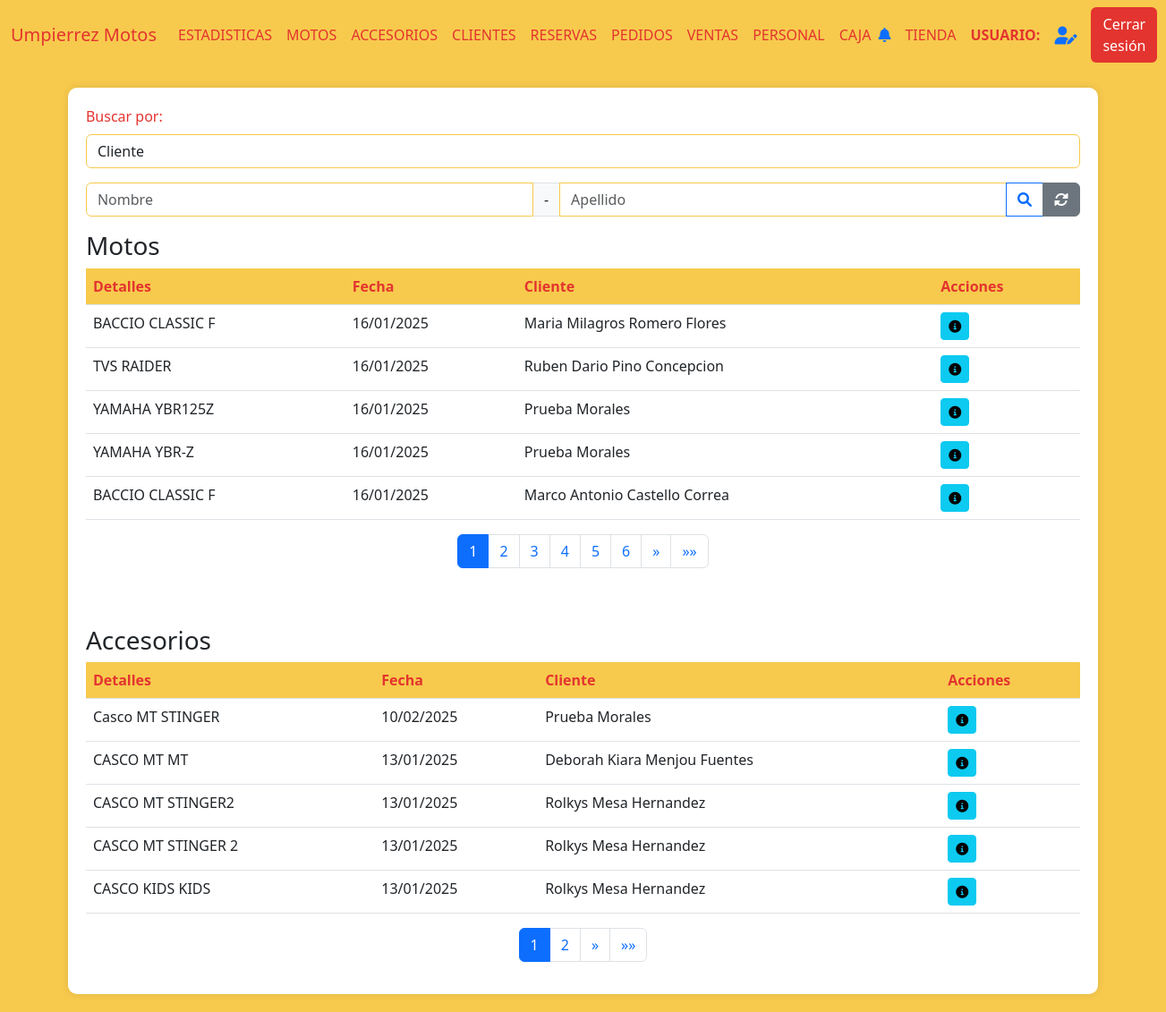
Page /ventas (signed in) on the earlier database version.
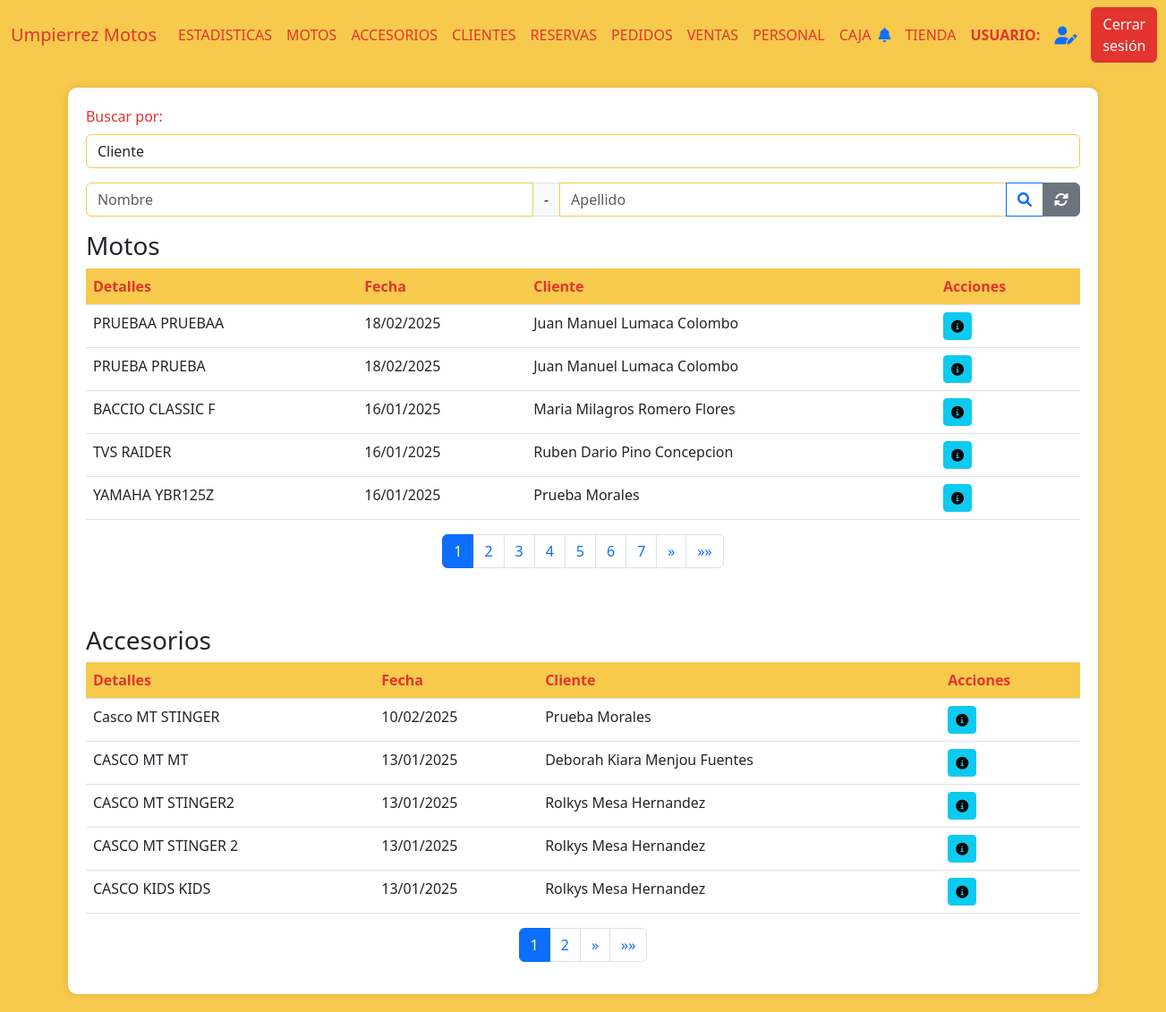
Same page on the later database version.
### AppUM/models.py (models this page shows)
class ComprasVentas(models.Model):
    moto = models.ForeignKey(Moto, related_name='moto_cliente', on_delete=models.CASCADE)
    cliente = models.ForeignKey(Cliente, related_name='cliente_moto', on_delete=models.CASCADE)
    fecha_compra = models.DateField()
    fotocopia_libreta = models.ImageField(null=True, blank=True, upload_to="documentacion/libretas/")
    compra_venta = models.FileField(null=True, blank=True, upload_to="documentacion/compra_venta/")
    certificado_venta = models.FileField(null=True, blank=True, upload_to="documentacion/certificado_venta/")
    tipo = models.CharField(max_length=20)
    forma_de_pago = models.TextField(null=True, blank=True)
    facturas = models.FileField(null=True, blank=True, upload_to="documentacion/facturas_motos/")
    class Meta:
        pass

class ClienteAccesorio(models.Model):
    accesorio = models.ForeignKey(Accesorio, related_name='accesorio_cliente', on_delete=models.CASCADE)
    cliente = models.ForeignKey(Cliente, related_name='cliente_cliente', on_delete=models.CASCADE)
    fecha_compra = models.DateField()
    factura = models.IntegerField(null=True)
    factura_rut = models.IntegerField(null=True)
    factura_documento = models.FileField(null=True, blank=True, upload_to="documentacion/facturas_accesorios/")

### AppUM/decorators.py (the view)
    def _wrapped_view(request, *args, **kwargs):
        user = request.user
        if user.is_authenticated:
            usuario_consulta = Personal.objects.filter(usuario=user.username).first()
            if usuario_consulta:
                if Administrativo.objects.filter(personal_ptr_id=usuario_consulta.id,activo=1).exists():
                    return view_func(request, *args, **kwargs)
                else:
                    raise PermissionDenied
            else:
                return view_func(request, *args, **kwargs)
        else:
            return redirect('Login')  # Redirigir al login si no está autenticado

### AppUM/context_processors.py (called while the page is built)
def cantidad_solicitudes_no_leidas(req):
    if req.user.is_authenticated:
        usuario = req.user
        usuario_actual = Personal.objects.filter(usuario=usuario.username).first()
        notificaciones = NotificacionPersonal.objects.filter(personal=usuario_actual,leido=0).count()
    else:
        notificaciones = 0
    return {'notificaciones': notificaciones}

### AppUM/functions.py (called while the page is built)
def funcion_paginas_varias(req,instancia_model):
    paginator = Paginator(instancia_model, 5)  # 5 motos por página
    page_number = req.GET.get('page')  # Obtiene el número de página desde la URL
    page_obj = paginator.get_page(page_number)
    return page_obj

### AppUM/templates/perfil_administrativo/ventas/ventas.html (shortened to what the changed rows need)
{% extends "perfil_administrativo/padre_perfil_administrativo.html" %}
{% load static %}
{% block contenidoQueCambia %}
<div class="table-container" id="inventarios">
    <table class="table">
        <thead>
            <tr>
                <th>Detalles</th>
                <th>Fecha</th>
                <th>Cliente</th>
                <th>Acciones</th>
            </tr>
        </thead>
        <tbody>
            {% if page_obj %}
                {% for moto in page_obj %}
            <tr>
                <td>{{ moto.moto.moto__marca }} {{ moto.moto.moto__modelo }}</td>
                <td>{{ moto.moto.fecha_compra|date:"d/m/Y"}}</td>
                <td>{{ moto.moto.cliente__nombre }} {{ moto.moto.cliente__apellido }}</td>
                <td>
                    <a href="{% url 'ClienteFicha' moto.moto.cliente__id %}"><button class="btn btn-sm btn-info"><i class="fas fa-info-circle"></i></button></a>
                </td>
            </tr>
            {% endfor %}
            {% else %}
                <tr>
                    <td colspan="9" class="text-center text-muted">
                        No hay registros de accesorios disponibles.
                    </td>
                </tr>
            {% endif %}
        </tbody>
    </table>
    <nav aria-label="Page navigation">
        <ul class="pagination justify-content-center">
            {% for num in page_obj.paginator.page_range %}
            <li class="page-item {% if page_obj.number == num %}active{% endif %}">
                <a class="page-link" href="?page={{ num }}">{{ num }}</a>
            </li>
            {% endfor %}
        </ul>
    </nav>
<br>
<br>
    <table class="table">
        <thead>
            <tr>
                <th>Detalles</th>
                <th>Fecha</th>
                <th>Cliente</th>
                <th>Acciones</th>
            </tr>
        </thead>
        <tbody>
            {% if page_objAccs %}
                {% for accesorio in page_objAccs %}
            <tr>
                <td>{{ accesorio.accesorio.accesorio__tipo }} {{ accesorio.accesorio.accesorio__marca }} {{ accesorio.accesorio.accesorio__modelo }}</td>
                <td>{{ accesorio.accesorio.fecha_compra|date:"d/m/Y"}}</td>
                <td>{{ accesorio.accesorio.cliente__nombre }} {{ accesorio.accesorio.cliente__apellido }}</td>
                <td>
                    <a href="{% url 'ClienteFicha' accesorio.accesorio.cliente__id %}"><button class="btn btn-sm btn-info"><i class="fas fa-info-circle"></i></button></a>
                </td>
            </tr>
            {% endfor %}
            {% else %}
                <tr>
                    <td colspan="9" class="text-center text-muted">
                        No hay registros de accesorios disponibles.
                    </td>
                </tr>
            {% endif %}
        </tbody>
    </table>
    <nav aria-label="Page navigation">
        <ul class="pagination justify-content-center">
            {% for num in page_objAccs.paginator.page_range %}
            <li class="page-item {% if page_objAccs.number == num %}active{% endif %}">
                <a class="page-link" href="?page={{ num }}">{{ num }}</a>
            </li>
            {% endfor %}
        </ul>
    </nav>
</div>
{% endblock %}

Differences in the rows shown:
no longer on this page (row unchanged): ComprasVentas: moto.moto__marca "YAMAHA", moto.moto__modelo "YBR-Z", moto.fecha_compra "16/01/2025", moto.cliente__nombre "Prueba", moto.cliente__apellido "Morales"
no longer on this page (row unchanged): ComprasVentas: moto.moto__marca "BACCIO", moto.moto__modelo "CLASSIC F", moto.fecha_compra "16/01/2025", moto.cliente__nombre "Marco Antonio", moto.cliente__apellido "Castello Correa"
added ComprasVentas: moto.moto__marca "PRUEBAA", moto.moto__modelo "PRUEBAA", moto.fecha_compra "18/02/2025", moto.cliente__nombre "Juan Manuel", moto.cliente__apellido "Lumaca Colombo"
added ComprasVentas: moto.moto__marca "PRUEBA", moto.moto__modelo "PRUEBA", moto.fecha_compra "18/02/2025", moto.cliente__nombre "Juan Manuel", moto.cliente__apellido "Lumaca Colombo"
Other differences:
new list line: "7"
